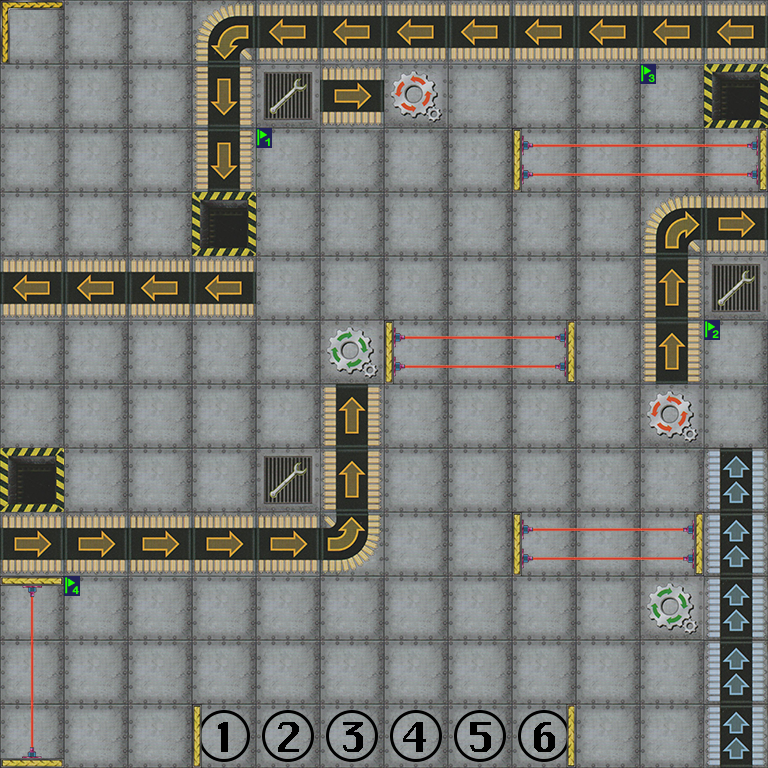

Rendered tile map (Tiled .tmx) drawn with the repository's tilesets; below, a short description and the full map source, tile grids included:
An orthogonal 12x12 tile map with 64x64 px tiles, 4 tile layers (background, lasers, walls, flags).

<map version="1.2" tiledversion="1.2.3" orientation="orthogonal" renderorder="right-down" width="12" height="12" tilewidth="64" tileheight="64" infinite="0" nextlayerid="17" nextobjectid="1">
 <tileset firstgid="1" source="tileSetLarge64.tsx" />
 <layer id="1" name="background" width="12" height="12" locked="1">
  <data encoding="csv">
1,1,1,19,39,39,39,39,39,39,39,39,
1,1,1,38,36,40,41,1,1,1,1,2,
1,1,1,38,1,1,1,1,1,1,1,1,
1,1,1,2,1,1,1,1,1,1,21,40,
39,39,39,39,1,1,1,1,1,1,37,36,
1,1,1,1,1,42,1,1,1,1,37,1,
1,1,1,1,1,37,1,1,1,1,41,1,
2,1,1,1,36,37,1,1,1,1,1,31,
40,40,40,40,40,26,1,1,1,1,1,31,
1,1,1,1,1,1,1,1,1,1,42,31,
1,1,1,1,1,1,1,1,1,1,1,31,
1,1,1,85,86,87,88,89,90,1,1,31
</data>
 </layer>
 <layer id="14" name="lasers" width="12" height="12" locked="1">
  <data encoding="csv">
0,0,0,0,0,0,0,0,0,0,0,0,
0,0,0,0,0,0,0,0,0,0,0,0,
0,0,0,0,0,0,0,0,76,74,74,78,
0,0,0,0,0,0,0,0,0,0,0,0,
0,0,0,0,0,0,0,0,0,0,0,0,
0,0,0,0,0,0,76,74,78,0,0,0,
0,0,0,0,0,0,0,0,0,0,0,0,
0,0,0,0,0,0,0,0,0,0,0,0,
0,0,0,0,0,0,0,0,76,74,78,0,
71,0,0,0,0,0,0,0,0,0,0,0,
67,0,0,0,0,0,0,0,0,0,0,0,
69,0,0,0,0,0,0,0,0,0,0,0
</data>
 </layer>
 <layer id="15" name="walls" width="12" height="12" locked="1">
  <data encoding="csv">
23,0,0,0,0,0,0,0,0,0,0,0,
0,0,0,0,0,0,0,0,0,0,0,0,
0,0,0,0,0,0,0,0,17,0,0,18,
0,0,0,0,0,0,0,0,0,0,0,0,
0,0,0,0,0,0,0,0,0,0,0,0,
0,0,0,0,0,0,17,0,18,0,0,0,
0,0,0,0,0,0,0,0,0,0,0,0,
0,0,0,0,0,0,0,0,0,0,0,0,
0,0,0,0,0,0,0,0,17,0,18,0,
11,0,0,0,0,0,0,0,0,0,0,0,
0,0,0,0,0,0,0,0,0,0,0,0,
12,0,0,17,0,0,0,0,18,0,0,0
</data>
 </layer>
 <layer id="16" name="flags" width="12" height="12" locked="1">
  <data encoding="csv">
0,0,0,0,0,0,0,0,0,0,0,0,
0,0,0,0,0,0,0,0,0,0,5,0,
0,0,0,0,3,0,0,0,0,0,0,0,
0,0,0,0,0,0,0,0,0,0,0,0,
0,0,0,0,0,0,0,0,0,0,0,0,
1,0,0,0,0,0,0,0,0,0,0,4,
0,0,0,0,0,0,0,0,0,0,0,0,
0,0,0,0,0,0,0,0,0,0,0,0,
0,0,0,0,0,0,0,0,0,0,0,0,
0,6,0,0,0,0,0,0,0,0,0,0,
0,0,0,0,0,0,0,0,0,0,0,0,
0,0,0,0,0,0,0,0,0,0,0,0
</data>
 </layer>
</map>
